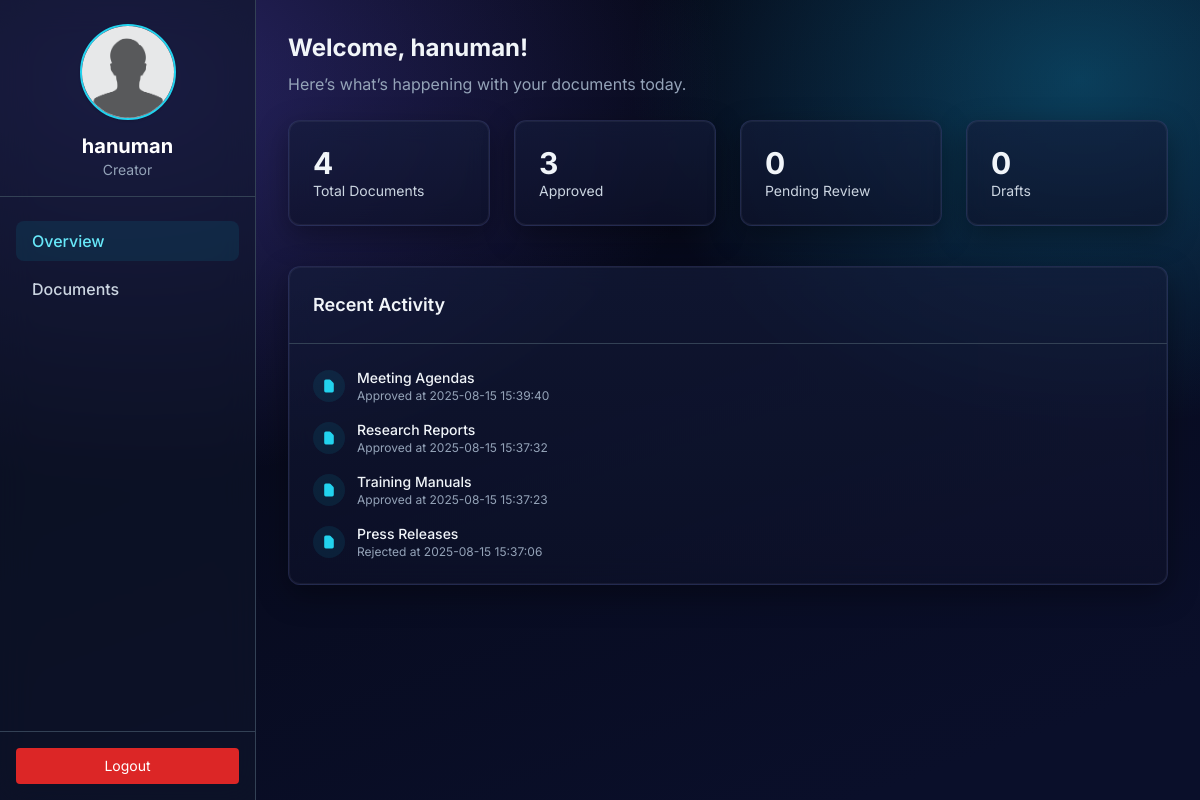
Page /creator-dashboard (signed in) on the committed database.
### tables this page shows
CREATE TABLE users (
            id INTEGER PRIMARY KEY AUTOINCREMENT,
            name TEXT NOT NULL,
            email TEXT UNIQUE NOT NULL,
            password TEXT NOT NULL,
            role TEXT CHECK(role IN ('creator', 'reviewer')) NOT NULL,
            status TEXT DEFAULT 'active'
        );

CREATE TABLE documents (
            id INTEGER PRIMARY KEY AUTOINCREMENT,
            title TEXT NOT NULL,
            content TEXT NOT NULL,
            author_id INTEGER,
            status TEXT CHECK(status IN ('draft', 'review', 'approved', 'rejected')) NOT NULL DEFAULT 'draft',
            created_at TEXT,
            updated_at TEXT,
            FOREIGN KEY (author_id) REFERENCES users(id)
        );

### app.py (the view)
@app.route('/creator-dashboard')
def creator_dashboard():
    if session.get('role') != 'creator':
        return redirect(url_for('login'))
    conn = connect_db()
    docs = conn.execute(
        'SELECT * FROM documents WHERE author_id = ? ORDER BY updated_at DESC', (session['user_id'],)
    ).fetchall()
    user = conn.execute(
        'SELECT name FROM users WHERE id = ?',
        (session['user_id'],)
    ).fetchone()
    recent_activities = []
    for doc in docs[:5]:
        if doc['status'] == 'review':
            action = 'Submitted for review'
        elif doc['status'] == 'approved':
            action = 'Approved'
        elif doc['status'] == 'rejected':
            action = 'Rejected'
        else:
            action = 'Edited'
        recent_activities.append({
            'document_name': doc['title'],
            'timestamp': f"{action} at {doc['updated_at']}"
        })
    conn.close()
    return render_template('creator_dashboard.html',
                           documents=docs,
                           user_name=user['name'],
                           recent_activities=recent_activities)

### models.py (called while the page is built)
def connect_db():
    conn = sqlite3.connect(DB_NAME)
    conn.row_factory = sqlite3.Row
    return conn

### templates/creator_dashboard.html (shortened to what this page needs)
{% extends "base.html" %}
{% block content %}
<div class="flex flex-col md:flex-row">
  <aside class="sidebar md:fixed top-0 left-0 md:h-screen md:w-64 w-full bg-slate-900/60 backdrop-blur-lg z-40 border-r border-slate-700 flex flex-col justify-between">
    <div>
      <div class="flex flex-col items-center px-4 pt-6 pb-4 border-b border-slate-700">
        <img src="{{ url_for('static', filename='img/default_avatar.png') }}"
             alt="Profile Picture"
             class="w-24 h-24 rounded-full object-cover border-2 border-cyan-400 shadow mb-3" />
        <h1 class="text-xl font-bold text-white text-center">{{ user_name }}</h1>
        <p class="text-sm text-slate-400">Creator</p>
      </div>
      <nav class="mt-6 px-4 space-y-2">
        <a href="#" onclick="showSection('overview')"
           class="nav-link bg-cyan-500/10 text-cyan-300 block px-4 py-2 rounded-lg font-medium">
           Overview</a>
        <a href="#" onclick="showSection('documents')"
           class="nav-link text-slate-300 hover:bg-slate-700/30 block px-4 py-2 rounded-lg font-medium">
           Documents</a>
      </nav>
    </div>
    <div class="p-4 border-t border-slate-700">
      <a href="{{ url_for('logout') }}"
         class="block text-center bg-red-600 hover:bg-red-700 text-white py-2 rounded text-sm">
         Logout</a>
    </div>
  </aside>
  <main class="md:ml-64 p-6 md:p-8 w-full space-y-10 text-slate-100">
    <section id="overview-section" class="section">
      <h2 class="text-2xl font-bold mb-2">Welcome, {{ user_name }}!</h2>
      <p class="text-slate-400 mb-6">Here’s what’s happening with your documents today.</p>
      <div class="grid grid-cols-1 sm:grid-cols-2 lg:grid-cols-4 gap-6">
        <div class="glass rounded-xl p-6">
          <p class="text-3xl font-bold">{{ documents | length }}</p>
          <p class="text-slate-300 text-sm">Total Documents</p>
        </div>
        <div class="glass rounded-xl p-6">
          <p class="text-3xl font-bold">
            {{ documents | selectattr('status', 'equalto', 'approved') | list | length }}
          </p>
          <p class="text-slate-300 text-sm">Approved</p>
        </div>
        <div class="glass rounded-xl p-6">
          <p class="text-3xl font-bold">
            {{ documents | selectattr('status', 'equalto', 'review') | list | length }}
          </p>
          <p class="text-slate-300 text-sm">Pending Review</p>
        </div>
        <div class="glass rounded-xl p-6">
          <p class="text-3xl font-bold">
            {{ documents | selectattr('status', 'equalto', 'draft') | list | length }}
          </p>
          <p class="text-slate-300 text-sm">Drafts</p>
        </div>
      </div>
      <div class="glass rounded-xl mt-10">
        <div class="p-6 border-b border-slate-700">
          <h3 class="text-lg font-semibold">Recent Activity</h3>
        </div>
        <div class="p-6 space-y-4">
          {% for activity in recent_activities %}
          <div class="flex items-center space-x-3">
            <div class="w-8 h-8 bg-cyan-500/10 rounded-full flex items-center justify-center">
              <svg class="w-4 h-4 text-cyan-400" fill="currentColor" viewBox="0 0 20 20">
                <path fill-rule="evenodd"
                      d="M4 4a2 2 0 012-2h4.6A2 2 0 0112 2.6L15.4 6A2 2 0 0116 7.4V16a2 2 0 01-2 2H6a2 2 0 01-2-2V4z"
                      clip-rule="evenodd" />
              </svg>
            </div>
            <div>
              <p class="text-sm font-medium">{{ activity.document_name }}</p>
              <p class="text-xs text-slate-400">{{ activity.timestamp }}</p>
            </div>
          </div>
          {% endfor %}
        </div>
      </div>
    </section>
  </main>
</div>
{% endblock %}

### templates/base.html (shortened to what this page needs)
<!DOCTYPE html>
<html lang="en">
<head>
  <script src="https://cdn.tailwindcss.com"></script>
  <link href="https://cdn.quilljs.com/1.3.7/quill.snow.css" rel="stylesheet">
</head>
<body class="min-h-screen flex flex-col font-['Inter'] bg-[#0f172a] text-[#e2e8f0]">
  <main class="flex-grow">
    {% block content %}{% endblock %}
  </main>
</body>
</html>

### templates/creator_dashboard.html (style rules this page uses)
body { background: radial-gradient(1200px 800px at 10% 10%, rgba(109, 94, 252, .35), transparent 50%), radial-gradient(900px 700px at 90% 10%, rgba(19, 198, 255, .28), transparent 50%), linear-gradient(160deg, #050714 10%, #0a0f2a 90%); }
.glass { background: linear-gradient(180deg, rgba(20, 28, 58, 0.65), rgba(14, 18, 42, 0.65)); border: 1px solid rgba(150, 163, 255, 0.15); box-shadow: 0 10px 30px rgba(0, 0, 0, 0.35), inset 0 0 0 1px rgba(255, 255, 255, 0.05); backdrop-filter: blur(12px); }
.sidebar { min-height: 100vh; }

### rows in the picture
users: name "hanuman"
documents: document_name "Meeting Agendas", timestamp "Approved at 2025-08-15 15:39:40"
documents: document_name "Research Reports", timestamp "Approved at 2025-08-15 15:37:32"
documents: document_name "Training Manuals", timestamp "Approved at 2025-08-15 15:37:23"
documents: document_name "Press Releases", timestamp "Rejected at 2025-08-15 15:37:06"

### other values in the picture
{{ documents | length }} "4"
{{ documents | selectattr('status', 'equalto', 'review') | list | length }} "0"
{{ documents | selectattr('status', 'equalto', 'draft') | list | length }} "0"
